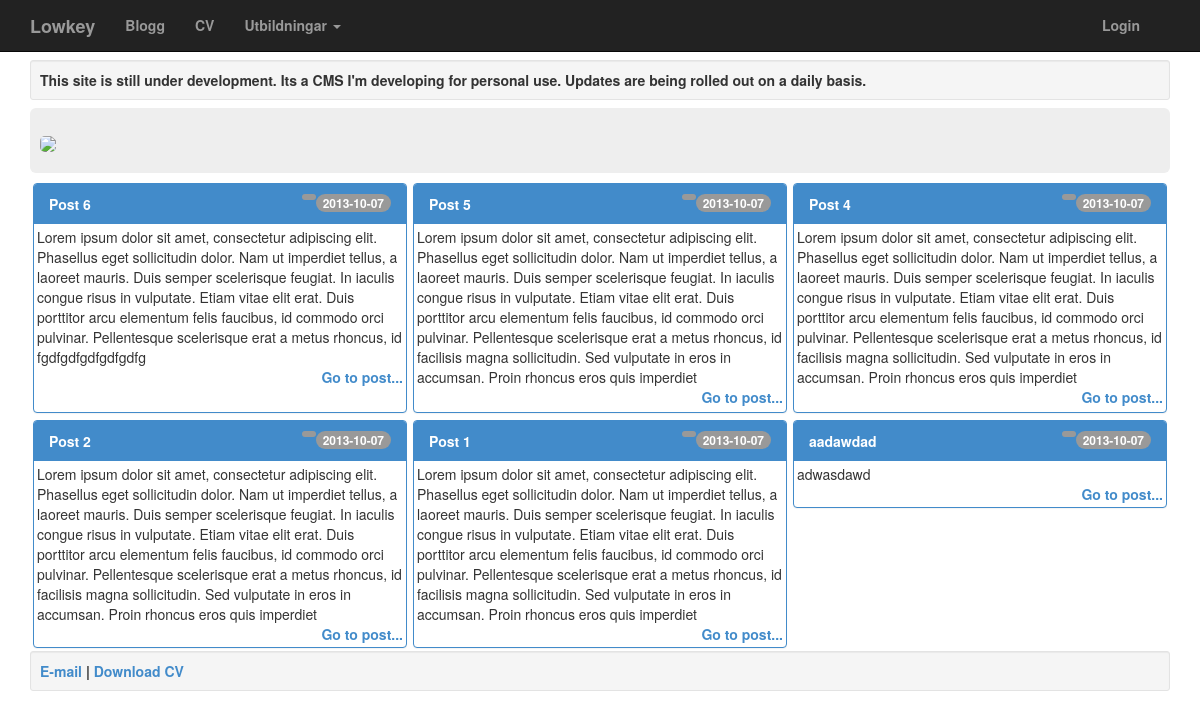
The page / on the database its author committed.
### tables this page shows
CREATE TABLE IF NOT EXISTS `post` (
  `post_id` int(11) NOT NULL AUTO_INCREMENT,
  `post` mediumtext NOT NULL,
  `post_title` varchar(255) NOT NULL,
  `comments` int(11) NOT NULL,
  `timestamp` timestamp NOT NULL DEFAULT CURRENT_TIMESTAMP ON UPDATE CURRENT_TIMESTAMP,
  `views` int(11) NOT NULL,
  PRIMARY KEY (`post_id`)
);

### model/postModel.php (called while the page is built, shortened)
<?php
    include_once "database.php";
    function selectAllPost(){
        global $db;
        $query = "SELECT * FROM post ORDER BY timestamp DESC LIMIT 0,6";
        $preparedStatement = $db->prepare($query);
        $success = $preparedStatement->execute();
        if($success)
            return $preparedStatement->fetchAll();
        else
            return $success;
    }
?>

### firstPage.php (the view, shortened to what this page needs)
<?php include_once "header.php"; ?>
    <div class="jumbotron" style="padding: 10px; margin-bottom: 7px;">
        <img src="img/newYork.jpg" style="max-height: 100%; max-width: 100%; border-radius: 5px;">
    </div>
    <div class="row-fluid upperBloggSamples" style="margin-bottom: 1px; padding-right: 0px; padding-left: 0px;">
        <?php for($i = 0; $i < 3; $i++){
            echo "<div class='col-md-4' style='margin: 0px; padding: 0px;'>
                    <div class='panel panel-primary' style='margin: 3px; height: 230px;'>
                         <div class='panel-heading'>
                             <b>".$posts[$i]['post_title']."</b>
                            <span class='badge pull-right'>2013-10-07</span>
                            <span class='badge pull-right'>
                                <span class='glyphicon glyphicon-comment'></span>
                            </span>
                         </div>
                         <div class='panel-body'>
                             ".substr($posts[$i]['post'], 0, 450)."
                            <br>
                             <span class='pull-right'>
                                <a href='?a=blogg&postid=".$posts[$i]['post_id']."'>
                                    <b>Go to post...</b>
                                </a>
                             </span>
                         </div>
                     </div>
                  </div>";
        }?>
    </div>
    <div class="row-fluid upperBloggSamples" style="padding-right: 0px; padding-left: 0px;">
        <?php for($i = 3; $i < 6; $i++){
            echo "<div class='col-md-4' style='margin: 0px; padding: 0px;'>
                    <div class='panel panel-primary' style='margin: 3px;'>
                     <div class='panel-heading'>
                     <b>".$posts[$i]['post_title']."</b>
                        <span class='badge pull-right'>2013-10-07</span>
                        <span class='badge pull-right'>
                            <span class='glyphicon glyphicon-comment'></span>
                        </span>
                     </div>
                     <div class='panel-body'>
                         ".substr($posts[$i]['post'], 0, 450)."
                         <br>
                         <span class='pull-right'>
                            <a href='?a=blogg&postid=".$posts[$i]['post_id']."'>
                                <b>Go to post...</b>
                            </a>
                         </span>
                       </div>
                    </div>
                </div>";
        }?>
    </div>
<?php include_once "footer.php"; ?>

### css/homecooked.css (style rules this page uses)
.panel-heading { height: 40px; }
div.panel-body { padding: 3px; }

### header.php (style rules this page uses)
body { padding-top: 60px; }

### rows shown on the page
post: post_title "Post 6", post "Lorem ipsum dolor sit amet, consectetur adipiscing elit. Phasellus eget sollicitudin dolor. Nam ut imperdiet tellus, a laoreet mauris. Duis semper scelerisque feugiat. In iaculis congue risus in vulputate. Etiam vitae elit erat. Duis porttitor arcu elementum felis faucibus, id commodo orci pulvinar. Pellentesque scelerisque erat a metus rhoncus, id fgdfgdfgdfgdfgdfg"
post: post_title "Post 5", post "Lorem ipsum dolor sit amet, consectetur adipiscing elit. Phasellus eget sollicitudin dolor. Nam ut imperdiet tellus, a laoreet mauris. Duis semper scelerisque feugiat. In iaculis congue risus in vulputate. Etiam vitae elit erat. Duis porttitor arcu elementum felis faucibus, id commodo orci pulvinar. Pellentesque scelerisque erat a metus rhoncus, id facilisis magna sollicitudin. Sed vulputate in eros in accumsan. Proin rhoncus eros quis imperdiet"
post: post_title "Post 4", post "Lorem ipsum dolor sit amet, consectetur adipiscing elit. Phasellus eget sollicitudin dolor. Nam ut imperdiet tellus, a laoreet mauris. Duis semper scelerisque feugiat. In iaculis congue risus in vulputate. Etiam vitae elit erat. Duis porttitor arcu elementum felis faucibus, id commodo orci pulvinar. Pellentesque scelerisque erat a metus rhoncus, id facilisis magna sollicitudin. Sed vulputate in eros in accumsan. Proin rhoncus eros quis imperdiet"
post: post_title "Post 2", post "Lorem ipsum dolor sit amet, consectetur adipiscing elit. Phasellus eget sollicitudin dolor. Nam ut imperdiet tellus, a laoreet mauris. Duis semper scelerisque feugiat. In iaculis congue risus in vulputate. Etiam vitae elit erat. Duis porttitor arcu elementum felis faucibus, id commodo orci pulvinar. Pellentesque scelerisque erat a metus rhoncus, id facilisis magna sollicitudin. Sed vulputate in eros in accumsan. Proin rhoncus eros quis imperdiet"
post: post_title "Post 1", post "Lorem ipsum dolor sit amet, consectetur adipiscing elit. Phasellus eget sollicitudin dolor. Nam ut imperdiet tellus, a laoreet mauris. Duis semper scelerisque feugiat. In iaculis congue risus in vulputate. Etiam vitae elit erat. Duis porttitor arcu elementum felis faucibus, id commodo orci pulvinar. Pellentesque scelerisque erat a metus rhoncus, id facilisis magna sollicitudin. Sed vulputate in eros in accumsan. Proin rhoncus eros quis imperdiet"
post: post_title "aadawdad", post "adwasdawd"
